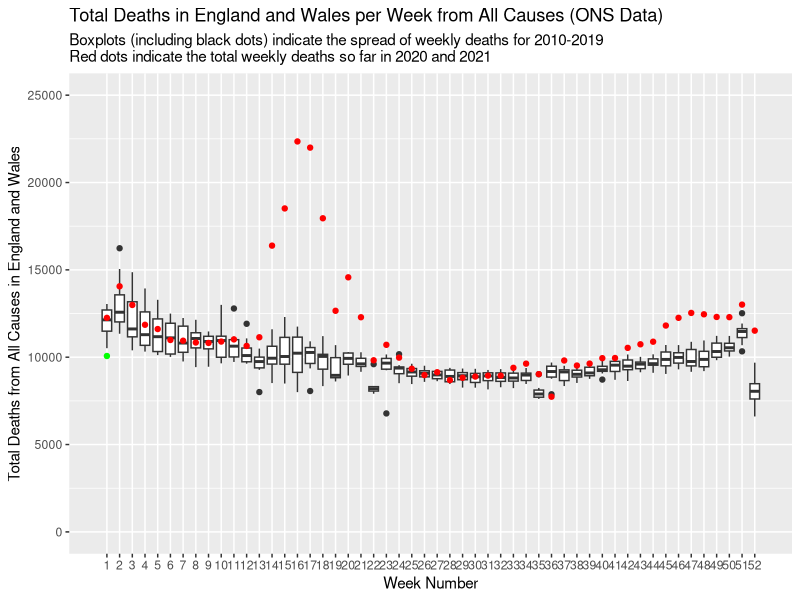
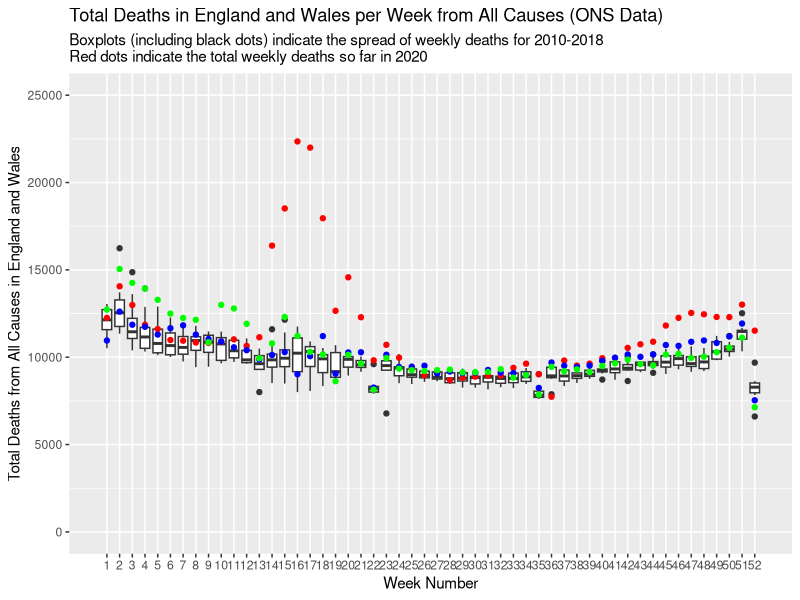
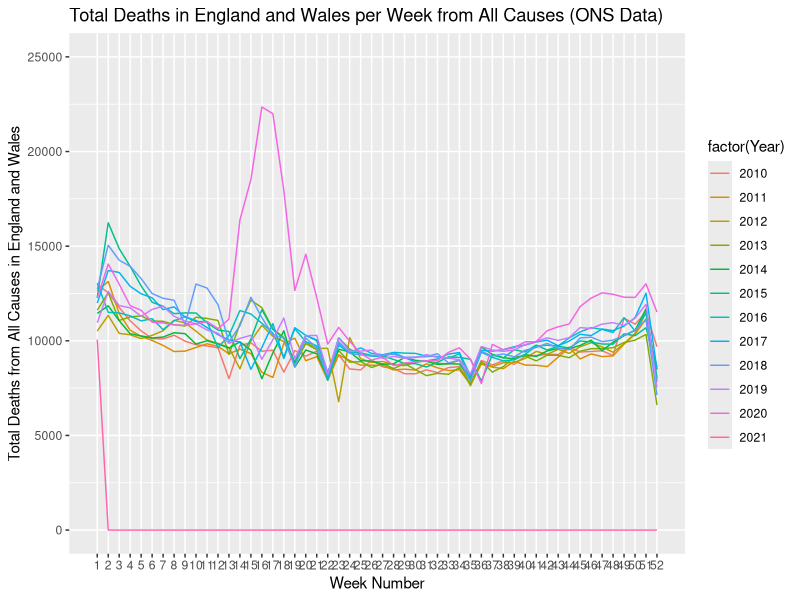
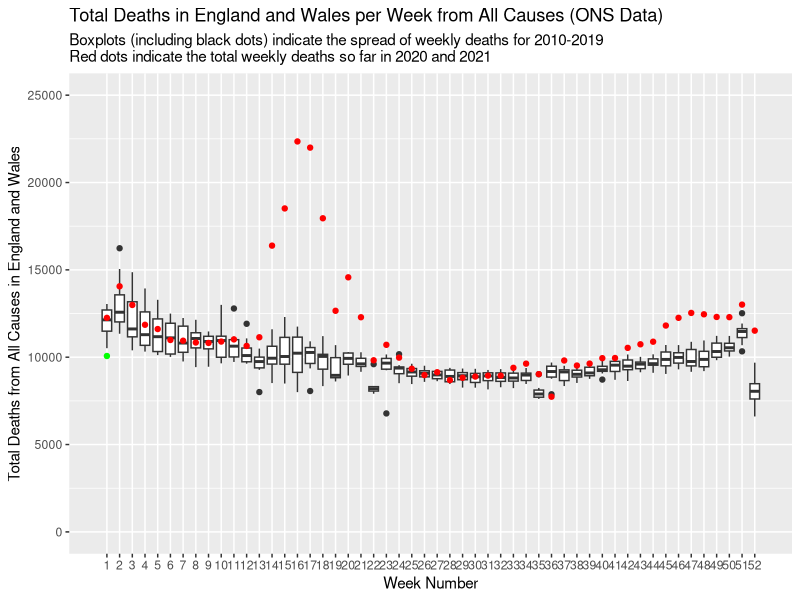

Recreate these plots in R, in order.
setwd("~/UKWeeklyDeaths")
library(ggplot2)
library(tidyr)

deaths <- read.csv('weeklydeaths.csv', stringsAsFactors = FALSE, colClasses='integer')
names(deaths) <- c('Year', 1:52)  #  paste('Week', 1:52))
newdata <- gather(deaths, 'WeekNo', 'Deaths', -Year)

newdata$WeekNo <- as.integer(newdata$WeekNo)

ggplot(newdata) + geom_boxplot(data=newdata[newdata$Year < 2020,], mapping=aes(x=WeekNo, y=Deaths, group=WeekNo)) +
  geom_point(data=newdata[newdata$Year == 2020 & newdata$Deaths != 0,], mapping=aes(x=WeekNo, y=Deaths), colour='red') +
  geom_point(data=newdata[newdata$Year == 2021 & newdata$Deaths != 0,], mapping=aes(x=WeekNo, y=Deaths), colour='green') +
  scale_x_continuous(breaks=1:52, minor_breaks=NULL) +
  scale_y_continuous(limits=c(0, 25000)) +
  labs(title='Total Deaths in England and Wales per Week from All Causes (ONS Data)',
       subtitle='Boxplots (including black dots) indicate the spread of weekly deaths for 2010-2019\nRed dots indicate the total weekly deaths so far in 2020 and 2021',
       x='Week Number', y='Total Deaths from All Causes in England and Wales')

ggsave("weeklydeaths.png")

ggplot() + geom_boxplot(data=newdata[newdata$Year < 2018,], mapping=aes(x=WeekNo, y=Deaths, group=WeekNo)) +
  geom_point(data=newdata[newdata$Year == 2020 & newdata$Deaths != 0,], mapping=aes(x=WeekNo, y=Deaths), colour='red') +
  geom_point(data=newdata[newdata$Year == 2019 & newdata$Deaths != 0,], mapping=aes(x=WeekNo, y=Deaths), colour='blue') +
  geom_point(data=newdata[newdata$Year == 2018 & newdata$Deaths != 0,], mapping=aes(x=WeekNo, y=Deaths), colour='green') +
  scale_x_continuous(breaks=1:52, minor_breaks=NULL) +
  scale_y_continuous(limits=c(0, 25000)) +
  labs(title='Total Deaths in England and Wales per Week from All Causes (ONS Data)',
       subtitle='Boxplots (including black dots) indicate the spread of weekly deaths for 2010-2018\nRed dots indicate the total weekly deaths so far in 2020',
       x='Week Number', y='Total Deaths from All Causes in England and Wales')




ggplot() +
  geom_line(data=newdata, mapping=aes(x=WeekNo, y=Deaths, colour=factor(Year))) +
  scale_x_continuous(breaks=1:52, minor_breaks=NULL) +
  scale_y_continuous(limits=c(0, 25000)) +
  labs(title='Total Deaths in England and Wales per Week from All Causes (ONS Data)',
              x='Week Number', y='Total Deaths from All Causes in England and Wales')
